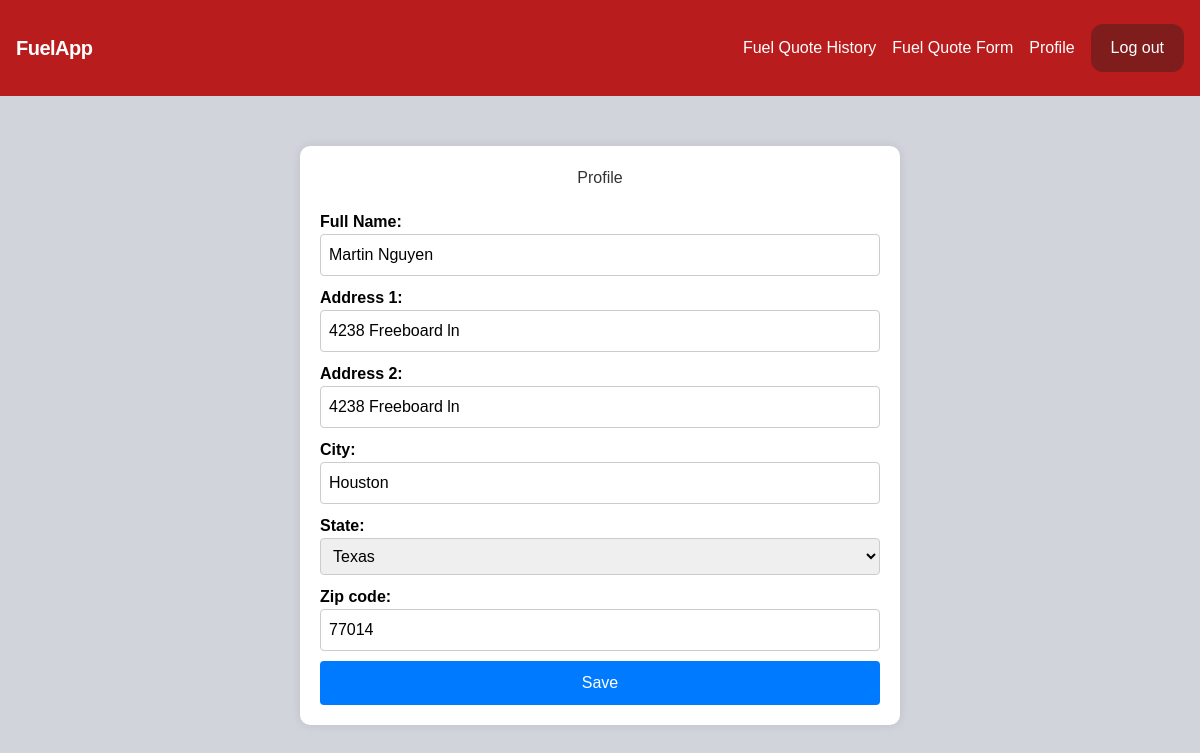
The page /profile/ (signed in) on the database as committed earlier.
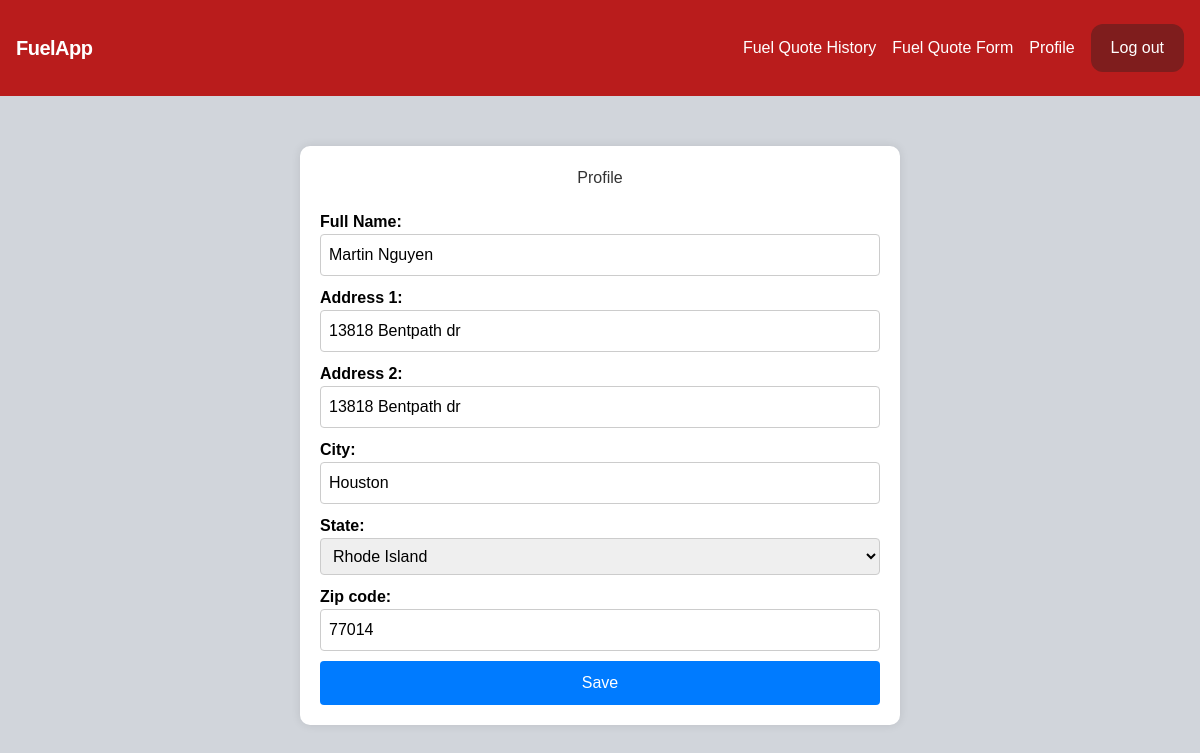
The same page on the database as committed later.
### core/models.py (models this page shows)
class Profile(models.Model):
    STATE_CHOICES = (
        ('', 'Select a state'),
        ('AL', 'Alabama'),
        ('AK', 'Alaska'),
        ('AZ', 'Arizona'),
        ('AR', 'Arkansas'),
        ('CA', 'California'),
        ('CO', 'Colorado'),
        ('CT', 'Connecticut'),
        ('DE', 'Delaware'),
        ('DC', 'District of Columbia'),
        ('FL', 'Florida'),
        ('GA', 'Georgia'),
        ('HI', 'Hawaii'),
        ('ID', 'Idaho'),
        ('IL', 'Illinois'),
        ('IN', 'Indiana'),
        ('IA', 'Iowa'),
        ('KS', 'Kansas'),
        ('KY', 'Kentucky'),
        ('LA', 'Louisiana'),
        ('ME', 'Maine'),
        ('MD', 'Maryland'),
        ('MA', 'Massachusetts'),
        ('MI', 'Michigan'),
        ('MN', 'Minnesota'),
        ('MS', 'Mississippi'),
        ('MO', 'Missouri'),
        ('MT', 'Montana'),
        ('NE', 'Nebraska'),
        ('NV', 'Nevada'),
        ('NH', 'New Hampshire'),
        ('NJ', 'New Jersey'),
        ('NM', 'New Mexico'),
        ('NY', 'New York'),
        ('NC', 'North Carolina'),
        ('ND', 'North Dakota'),
        ('OH', 'Ohio'),
        ('OK', 'Oklahoma'),
        ('OR', 'Oregon'),
        ('PA', 'Pennsylvania'),
        ('RI', 'Rhode Island'),
        ('SC', 'South Carolina'),
        ('SD', 'South Dakota'),
        ('TN', 'Tennessee'),
        ('TX', 'Texas'),
        ('UT', 'Utah'),
        ('VT', 'Vermont'),
        ('VA', 'Virginia'),
        ('WA', 'Washington'),
        ('WV', 'West Virginia'),
        ('WI', 'Wisconsin'),
        ('WY', 'Wyoming'),
    )
    full_name = models.CharField(max_length=100)
    address1 = models.CharField(max_length=100)
    address2 = models.CharField(max_length=100, blank=True)
    city = models.CharField(max_length=100)
    state = models.CharField(max_length=2, choices=STATE_CHOICES)
    zip_code = models.CharField(max_length=10)

### core/views.py (the view)
# urls.py: path('profile/', views.profile_view, name='profile'),
def profile_view(request):
    profile = Profile.objects.first()  # Assuming there's only one profile
    if request.method == 'POST':
        profile_form = ProfileForm(request.POST, instance=profile)
        if profile_form.is_valid():
            profile_form.save()
            return redirect('profile')  # Redirect to the profile page
    else:
        profile_form = ProfileForm(instance=profile)
    return render(request, 'core/profile.html', {'profile_form': profile_form})

### core/templates/core/profile.html (shortened to what this page needs)
{% extends 'core/base.html' %}
{% block content %}
<!DOCTYPE html>
<html lang="en">
    <head>
        <link rel="stylesheet" href="https://cdn.jsdelivr.net/npm/tailwindcss@2.2.19/dist/tailwind.min.css">
    </head>
<body>
    <div class="centered-container">
        <div class="container">
        <h1>Profile</h1>
        <form method="post">
            {{ profile_form.as_p }}
            <input type="submit" value="Save">
        </form>
        </div>
    </div>
</body>
</html>
{% endblock %}

Rows that differ between the two databases and show on the page:
changed Profile "Martin Nguyen": address1 "4238 Freeboard ln" → "13818 Bentpath dr"; address2 "4238 Freeboard ln" → "13818 Bentpath dr"; state "Texas" → "Rhode Island"
